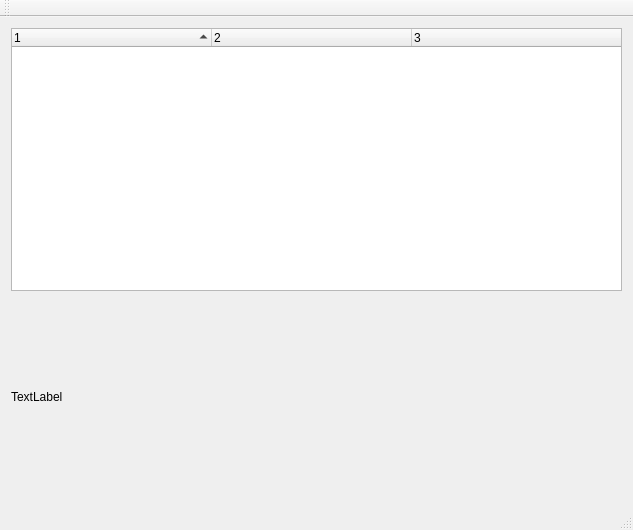
<?xml version="1.0" encoding="UTF-8"?>
<ui version="4.0">
 <class>MainWindow</class>
 <widget class="QMainWindow" name="MainWindow">
  <property name="geometry">
   <rect>
    <x>0</x>
    <y>0</y>
    <width>633</width>
    <height>530</height>
   </rect>
  </property>
  <property name="windowTitle">
   <string>MainWindow</string>
  </property>
  <widget class="QWidget" name="centralWidget">
   <layout class="QVBoxLayout" name="verticalLayout_2">
    <item>
     <layout class="QVBoxLayout" name="verticalLayout">
      <item>
       <widget class="QTreeWidget" name="treeWidget">
        <property name="styleSheet">
         <string notr="true">QTreeWidget::item{
    background-color: #C0C0C0;
    color: black;
}

QTreeWidget::item:selected{
    background-color: #282828;
    color: white;
}
</string>
        </property>
        <property name="editTriggers">
         <set>QAbstractItemView::NoEditTriggers</set>
        </property>
        <property name="tabKeyNavigation">
         <bool>true</bool>
        </property>
        <property name="dragEnabled">
         <bool>true</bool>
        </property>
        <property name="dragDropOverwriteMode">
         <bool>true</bool>
        </property>
        <property name="dragDropMode">
         <enum>QAbstractItemView::DragDrop</enum>
        </property>
        <property name="defaultDropAction">
         <enum>Qt::CopyAction</enum>
        </property>
        <property name="alternatingRowColors">
         <bool>true</bool>
        </property>
        <property name="selectionMode">
         <enum>QAbstractItemView::SingleSelection</enum>
        </property>
        <property name="selectionBehavior">
         <enum>QAbstractItemView::SelectItems</enum>
        </property>
        <property name="iconSize">
         <size>
          <width>30</width>
          <height>30</height>
         </size>
        </property>
        <property name="textElideMode">
         <enum>Qt::ElideLeft</enum>
        </property>
        <property name="uniformRowHeights">
         <bool>true</bool>
        </property>
        <property name="sortingEnabled">
         <bool>true</bool>
        </property>
        <property name="animated">
         <bool>true</bool>
        </property>
        <property name="headerHidden">
         <bool>false</bool>
        </property>
        <property name="columnCount">
         <number>3</number>
        </property>
        <attribute name="headerVisible">
         <bool>true</bool>
        </attribute>
        <attribute name="headerCascadingSectionResizes">
         <bool>false</bool>
        </attribute>
        <attribute name="headerDefaultSectionSize">
         <number>200</number>
        </attribute>
        <attribute name="headerShowSortIndicator" stdset="0">
         <bool>true</bool>
        </attribute>
        <attribute name="headerStretchLastSection">
         <bool>true</bool>
        </attribute>
        <column>
         <property name="text">
          <string notr="true">1</string>
         </property>
        </column>
        <column>
         <property name="text">
          <string notr="true">2</string>
         </property>
        </column>
        <column>
         <property name="text">
          <string notr="true">3</string>
         </property>
        </column>
       </widget>
      </item>
      <item>
       <widget class="QLabel" name="label">
        <property name="minimumSize">
         <size>
          <width>0</width>
          <height>200</height>
         </size>
        </property>
        <property name="text">
         <string>TextLabel</string>
        </property>
       </widget>
      </item>
     </layout>
    </item>
   </layout>
  </widget>
  <widget class="QMenuBar" name="menuBar">
   <property name="geometry">
    <rect>
     <x>0</x>
     <y>0</y>
     <width>633</width>
     <height>22</height>
    </rect>
   </property>
  </widget>
  <widget class="QToolBar" name="mainToolBar">
   <attribute name="toolBarArea">
    <enum>TopToolBarArea</enum>
   </attribute>
   <attribute name="toolBarBreak">
    <bool>false</bool>
   </attribute>
  </widget>
  <widget class="QStatusBar" name="statusBar"/>
 </widget>
 <layoutdefault spacing="6" margin="11"/>
 <resources/>
 <connections/>
</ui>
